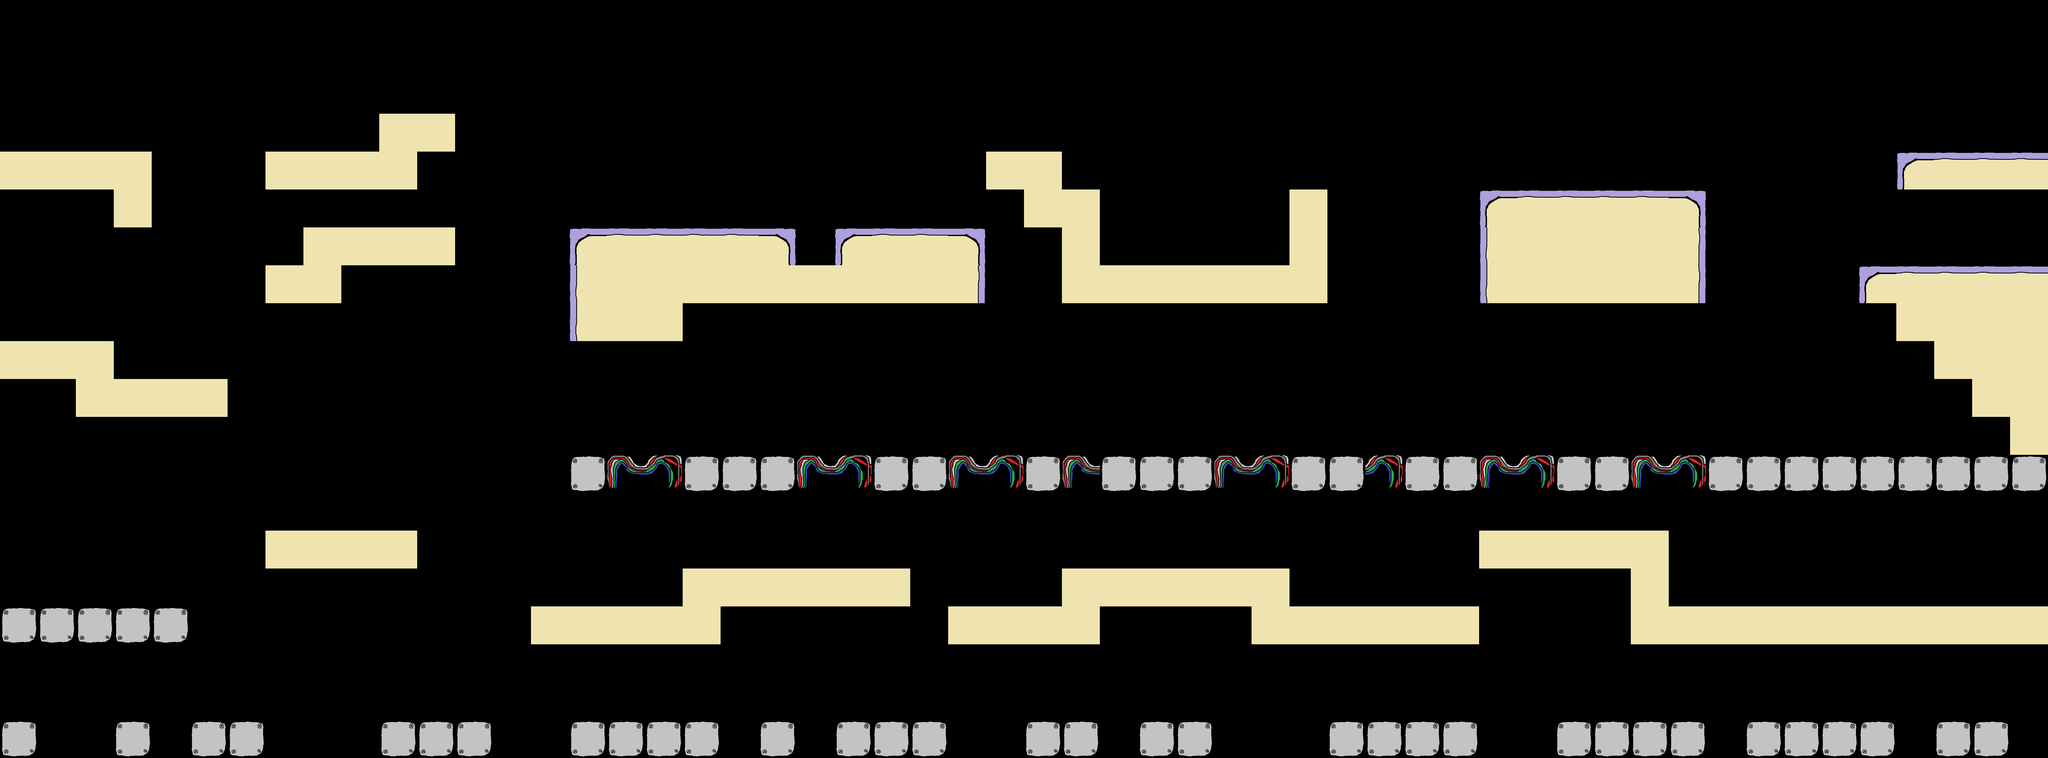

Rendered tile map (Tiled .tmx) drawn with the repository's tilesets; below, a short description and the map source with its tile grids summarised:
An orthogonal 54x20 tile map with 144x144 px tiles, 1 tile layer (tiles), 3 tilesets and 25 objects.

<map version="1.0" tiledversion="1.0.2" orientation="orthogonal" renderorder="right-down" width="54" height="20" tilewidth="144" tileheight="144" nextobjectid="85">
 <tileset firstgid="1" name="objects" tilewidth="144" tileheight="144" tilecount="6" columns="3">
  <image source="../../../graphics/tilesets/map_objects.png" width="432" height="288" />
 </tileset>
 <tileset firstgid="7" name="enemies" tilewidth="144" tileheight="144" tilecount="6" columns="3">
  <image source="../../../graphics/tilesets/mairie_enemies.png" width="432" height="288" />
 </tileset>
 <tileset firstgid="13" name="tileset" tilewidth="144" tileheight="144" tilecount="24" columns="3">
  <image source="../../../graphics/tilesets/mairie_tileset.png" width="432" height="1152" />
 </tileset>
 <layer name="tiles" width="54" height="20">
  <data>[1080 cells, 224 non-empty, 9 distinct tile ids]</data>
 </layer>
 <objectgroup name="enemies">
  <object id="75" gid="10" x="664" y="-1000" width="144" height="144" />
  <object id="76" gid="10" x="1888" y="-984" width="144" height="144" />
  <object id="77" gid="10" x="2368" y="-928" width="144" height="144" />
  <object id="78" gid="10" x="2648" y="-928" width="144" height="144" />
  <object id="79" gid="10" x="4200" y="-1024" width="144" height="144" />
  <object id="80" gid="10" x="4864" y="-992" width="144" height="144" />
  <object id="81" gid="10" x="5064" y="-976" width="144" height="144" />
  <object id="82" gid="10" x="6560" y="-808" width="144" height="144" />
  <object id="83" gid="10" x="6792" y="-808" width="144" height="144" />
  <object id="84" gid="10" x="7648" y="-1128" width="144" height="144" />
 </objectgroup>
 <objectgroup name="objects">
  <object id="56" gid="5" x="7640" y="576" width="144" height="144" />
  <object id="57" gid="4" x="7552" y="960" width="144" height="144" />
  <object id="58" gid="4" x="7360" y="1000" width="144" height="144" />
  <object id="62" gid="4" x="6704" y="2720" width="144" height="144" />
  <object id="63" gid="4" x="6856" y="2736" width="144" height="144" />
  <object id="64" gid="4" x="7016" y="2720" width="144" height="144" />
  <object id="65" gid="4" x="-16" y="880" width="144" height="144" />
  <object id="66" gid="4" x="136" y="880" width="144" height="144" />
  <object id="67" gid="4" x="3048" y="1304" width="144" height="144" />
  <object id="68" gid="4" x="3600" y="1296" width="144" height="144" />
  <object id="69" gid="4" x="4672" y="1320" width="144" height="144" />
  <object id="70" gid="4" x="3912" y="552" width="144" height="144" />
  <object id="71" gid="4" x="2864" y="2728" width="144" height="144" />
  <object id="73" gid="4" x="440" y="2680" width="144" height="144" />
  <object id="74" gid="4" x="1296" y="888" width="144" height="144" />
 </objectgroup>
</map>
